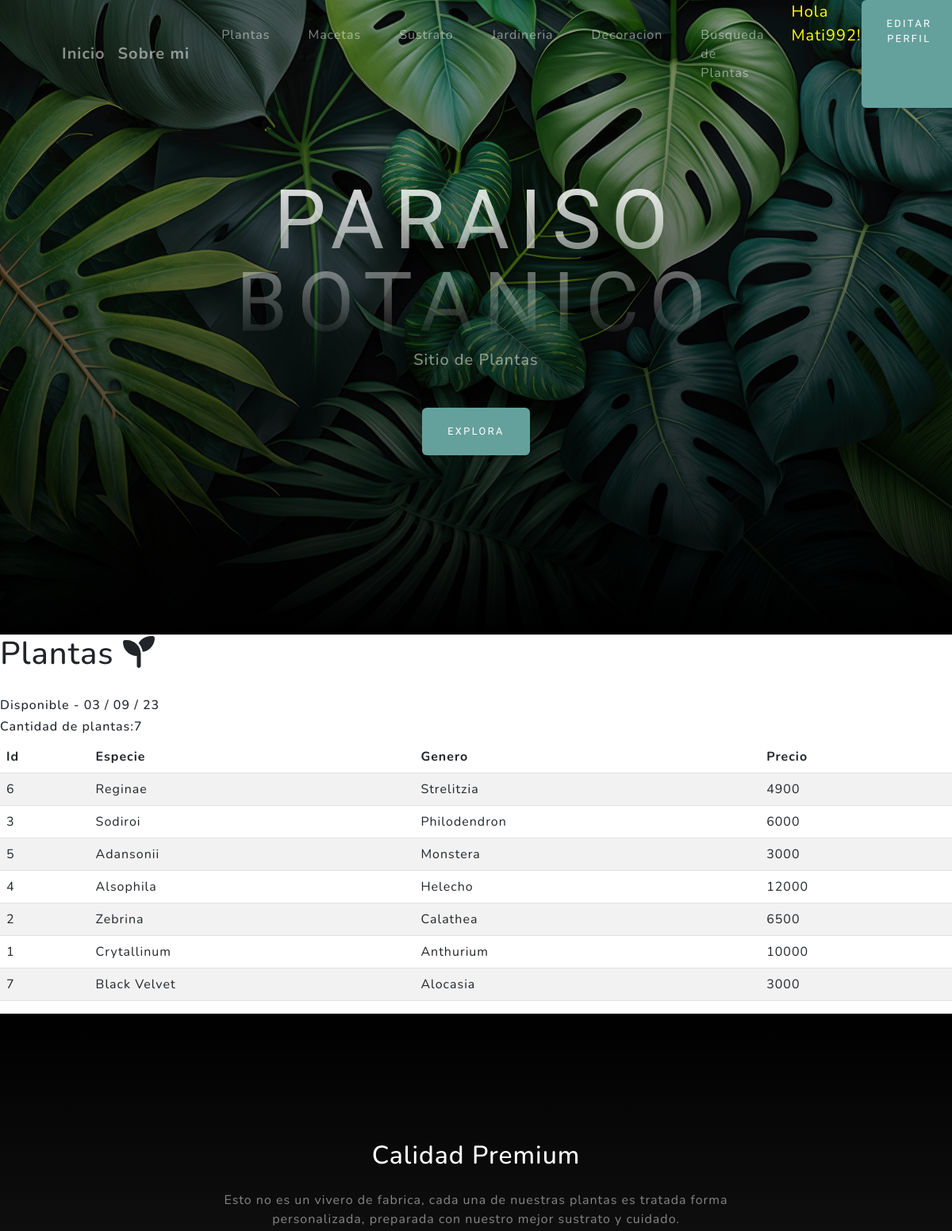
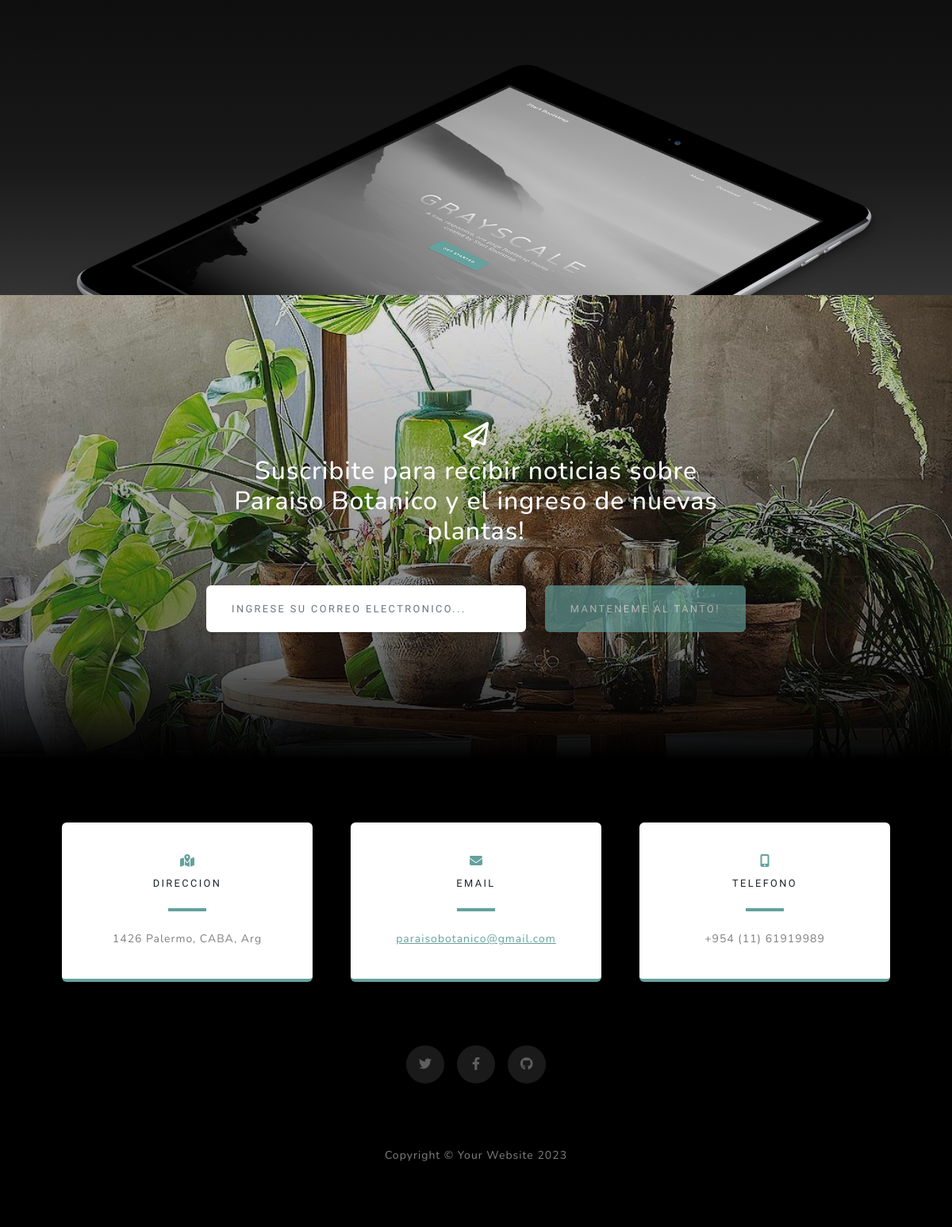
Page /plants/ (signed in) on the committed database (2 pictures, top to bottom).
### aplicacion/models.py (models this page shows, shortened)
class Plantas(models.Model):  # hereda de moldels.model, en vez del SELF
    especie = models.CharField(max_length=50)
    genero = models.CharField(max_length=50)
    precio = models.IntegerField()
    class Meta:
        verbose_name = "Planta"
        verbose_name_plural = "Plantas"
        ordering = ['-genero']

### aplicacion/views.py (the view)
# urls.py: path('plants/', plantas, name="pflanzen"),
@login_required
def plantas(request):  # contexto' es un diccionario, 'plants' es su clave
    contexto = {'plants': Plantas.objects.all(), "Titel": "disponible", "descuento": [
        "4 por 3", "20% pagando en efectivo"]}
    return render(request, "aplicacion/plants.html", contexto)

### aplicacion/templates/aplicacion/plants.html
{% extends 'aplicacion/base.html' %}
{% load  %}
{% block titulo %}
Sitio de Plantas
{% endblock titulo %}
{% block contenido %}
<h1>Plantas <i class="fa-solid fa-seedling "></i></h1> <br>
    <table class="table table-striped">
        <thead>
        <tr>
            <th>Id</th>
            <th>Especie</th>
            <th>Genero</th>
            <th>Precio</th>
        </tr>
    </thead>
    <body>
        <h6>{{Titel|capfirst}} - {% now 'd / m / y' %}</h6>
        <h6>Cantidad de plantas:{{plants|length}}</h6>
    {% for p in plants  %}
        <tr>
            <td>{{p.id}}</td>
            <td>{{p.especie}}</td>
            <td>{{p.genero}}</td>
            <td>{{p.precio}}</td>
        </tr>
    {% endfor %}
        </body>
        </table>
{% endblock contenido %}

### aplicacion/templates/aplicacion/base.html (shortened to what this page needs)
<!DOCTYPE html>
<html lang="en">
    <head>
        {% load static %}
        <link href="{% static 'aplicacion/css/styles.css' %}"  rel="stylesheet" />
    </head>
    <body id="page-top">
        <nav class="navbar navbar-expand-lg navbar-light fixed-top" id="mainNav">
            <div class="container px-4 px-lg-5">
                <a class="navbar-brand" href="/">Inicio</a>
                <a class="navbar-brand" href="{% url 'uebermich' %}">Sobre mi</a>
                <div class="collapse navbar-collapse" id="navbarResponsive">
                    <ul class="navbar-nav ms-auto">
                        {% if user.is_authenticated %}
                        <li class="nav-item"><a class="nav-link" href="{% url 'pflanzen' %}">Plantas</a></li>
                        <li class="nav-item"><a class="nav-link" href="{% url 'blumentoepfe' %}">Macetas</a></li>
                        <li class="nav-item"><a class="nav-link" href="{% url 'substrat' %}">Sustrato</a></li>
                        <li class="nav-item"><a class="nav-link" href="{% url 'garten' %}">Jardineria</a></li>
                        <li class="nav-item"><a class="nav-link" href="{% url 'dekoration' %}">Decoracion</a></li>
                        <li class="nav-item"><a class="nav-link" href="{% url 'suchen_gattung' %}">Busqueda de Plantas</a></li>
                        <p style="color:yellow; font-size: 20px;margin-left: 10px;">Hola {{user.username}}!</p>
                        <a class="btn btn-primary" href="{% url 'editar_perfil' %}">Editar Perfil</a>
                    {% else %}
                        <a class="btn btn-success" href="{% url 'registro' %}">Registro</a>
                        <a class="btn btn-primary" href="{% url 'login' %}">Login</a>
                    {% endif %}
                    </ul>
                </div>
            </div>
        </nav>
        <header class="masthead">
            <div class="container px-4 px-lg-5 d-flex h-100 align-items-center justify-content-center">
                <div class="d-flex justify-content-center">
                    <div class="text-center">
                        <h1 class="mx-auto my-0 text-uppercase">Paraiso Botanico</h1>
                        <h2 class="text-white-50 mx-auto mt-2 mb-5">
                            {% block titulo %}
                            {% endblock titulo%}
                        </h2>
                        <a class="btn btn-primary" href="#about">Explora</a>
                    </div>
                </div>
            </div>
        </header>
        {% block contenido %}
        {% endblock contenido %}
        <section class="about-section text-center" id="about">
            <div class="container px-4 px-lg-5">
                <div class="row gx-4 gx-lg-5 justify-content-center">
                    <div class="col-lg-8">
                        <h2 class="text-white mb-4">Calidad Premium</h2>
                        <p class="text-white-50">
                            Esto no es un vivero de fabrica, cada una de nuestras plantas es tratada forma personalizada, preparada con nuestro mejor sustrato y cuidado.
                        </p>
                    </div>
                </div>
                <img class="img-fluid" src="assets/img/ipad.png" alt="..." />
            </div>
        </section>
        <section class="signup-section" id="signup">
            <div class="container px-4 px-lg-5">
                <div class="row gx-4 gx-lg-5">
                    <div class="col-md-10 col-lg-8 mx-auto text-center">
                        <i class="far fa-paper-plane fa-2x mb-2 text-white"></i>
                        <h2 class="text-white mb-5">Suscribite para recibir noticias sobre Paraiso Botanico y el ingreso de nuevas plantas!</h2>
                        <form class="form-signup" id="contactForm" data-sb-form-api-token="API_TOKEN">
                            <div class="row input-group-newsletter">
                                <div class="col"><input class="form-control" id="emailAddress" type="email" placeholder="Ingrese su correo electronico..." aria-label="Enter email address..." data-sb-validations="required,email" /></div>
                                <div class="col-auto"><button class="btn btn-primary disabled" id="submitButton" type="submit">manteneme al tanto!</button></div>
                            </div>
                        </form>
                    </div>
                </div>
            </div>
        </section>
        <section class="contact-section bg-black">
            <div class="container px-4 px-lg-5">
                <div class="row gx-4 gx-lg-5">
                    <div class="col-md-4 mb-3 mb-md-0">
                        <div class="card py-4 h-100">
                            <div class="card-body text-center">
                                <i class="fas fa-map-marked-alt text-primary mb-2"></i>
                                <h4 class="text-uppercase m-0">Direccion</h4>
                                <hr class="my-4 mx-auto" />
                                <div class="small text-black-50">1426 Palermo, CABA, Arg</div>
                            </div>
                        </div>
                    </div>
                    <div class="col-md-4 mb-3 mb-md-0">
                        <div class="card py-4 h-100">
                            <div class="card-body text-center">
                                <i class="fas fa-envelope text-primary mb-2"></i>
                                <h4 class="text-uppercase m-0">Email</h4>
                                <hr class="my-4 mx-auto" />
                                <div class="small text-black-50"><a href="#!">paraisobotanico@gmail.com</a></div>
                            </div>
                        </div>
                    </div>
                    <div class="col-md-4 mb-3 mb-md-0">
                        <div class="card py-4 h-100">
                            <div class="card-body text-center">
                                <i class="fas fa-mobile-alt text-primary mb-2"></i>
                                <h4 class="text-uppercase m-0">Telefono</h4>
                                <hr class="my-4 mx-auto" />
                                <div class="small text-black-50">+954 (11) 61919989</div>
                            </div>
                        </div>
                    </div>
                </div>
                <div class="social d-flex justify-content-center">
                    <a class="mx-2" href="https://twitter.com/Mattyy992"><i class="fab fa-twitter"></i></a>
                    <a class="mx-2" href="https://es-la.facebook.com/"><i class="fab fa-facebook-f"></i></a>
                    <a class="mx-2" href="https://github.com/Klemen992"><i class="fab fa-github"></i></a>
                </div>
            </div>
        </section>
        <footer class="footer bg-black small text-center text-white-50"><div class="container px-4 px-lg-5">Copyright &copy; Your Website 2023</div></footer>
    </body>
</html>

### rows in the picture
Plantas: id "6", especie "Reginae", genero "Strelitzia", precio "4900"
Plantas: id "3", especie "Sodiroi", genero "Philodendron", precio "6000"
Plantas: id "5", especie "Adansonii", genero "Monstera", precio "3000"
Plantas: id "4", especie "Alsophila", genero "Helecho", precio "12000"
Plantas: id "2", especie "Zebrina", genero "Calathea", precio "6500"
Plantas: id "1", especie "Crytallinum", genero "Anthurium", precio "10000"
Plantas: id "7", especie "Black Velvet", genero "Alocasia", precio "3000"

### other values in the picture
{{ user.username }} "Mati992"
{{ Titel|capfirst }} "Disponible"
{{ plants|length }} "7"
